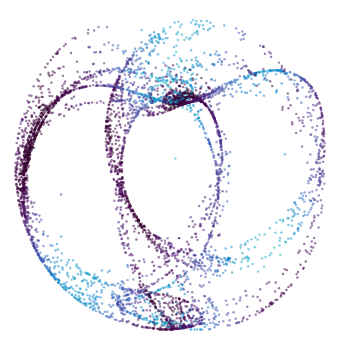

Vega-Lite specification stored for this chart:
### Vega-Lite specification from a JSON file in a GitHub repository (floating-point values rounded to 4 significant figures; data arrays with more than 128 entries replaced by an {"elided": "..."} marker saying what was removed)
{"background": null, "config": {"arc": {"fill": "#DBDBDB", "fillOpacity": 1.0, "innerRadius": 40.0, "padAngle": 0.03, "stroke": "black", "strokeOpacity": 1, "strokeWidth": 0.25}, "area": {"fill": "#DBDBDB", "fillOpacity": 1.0, "stroke": "black", "strokeOpacity": 1, "strokeWidth": 0.25}, "axis": {"domain": true, "domainCap": "round", "domainColor": "black", "domainWidth": 0.25, "grid": false, "gridCap": "round", "gridColor": "#F1F1F1", "gridDash": [0, 0], "gridOpacity": 1.0, "gridWidth": 0.25, "labelColor": "black", "labelFont": "Helvetica Neue", "labelFontSize": 7, "labelFontStyle": "normal", "labelFontWeight": 400, "offset": 4.5, "ticks": true, "tickCap": "round", "tickColor": "black", "tickRound": false, "tickSize": 3, "tickWidth": 0.25, "titleColor": "black", "titleFont": "Helvetica Neue", "titleFontSize": 7, "titleFontStyle": "normal", "titleFontWeight": 400}, "axisX": {"domain": true, "labelAlign": "center", "labelAngle": 0, "labels": true, "ticks": true, "translate": 0}, "axisY": {"domain": true, "labelAlign": "right", "labelAngle": 0, "labels": true, "ticks": true, "translate": 0}, "axisRight": {"domain": true, "labelAlign": "left", "labelAngle": 0, "labels": true, "ticks": true, "translate": 0}, "axisTop": {"domain": true, "labelAlign": "center", "labelAngle": 0, "labels": true, "ticks": true, "translate": 0}, "axisBand": {"tickOffset": 0}, "bar": {"fill": "#DBDBDB", "fillOpacity": 1.0, "stroke": "black", "strokeOpacity": 1, "strokeWidth": 0.25}, "boxplot": {"size": 14.4, "ticks": {"cornerRadius": 0.25, "fill": "black", "opacity": 1, "size": 7.2, "thickness": 0.25}, "box": {"fillOpacity": 1.0, "stroke": "black", "strokeOpacity": 1, "strokeWidth": 0.25}, "median": {"cornerRadius": 0, "fill": "black", "fillOpacity": 1.0, "opacity": 1, "size": 14.4, "thickness": 0.25}, "rule": {"fill": "black", "fillOpacity": 1.0, "size": 16.0, "stroke": "black", "strokeDash": [0, 0], "strokeOpacity": 1, "strokeWidth": 0.25}, "outliers": {"color": "black", "fill": "black", "fillOpacity": 1.0, "size": 0, "stroke": "black", "strokeOpacity": 1, "strokeWidth": 0.25}}, "circle": {"fill": "black", "fillOpacity": 1.0, "size": 0.8, "stroke": null, "strokeOpacity": 1, "strokeWidth": 0.25}, "errorband": {"band": {"fillOpacity": 0.6, "stroke": null, "strokeWidth": 0.25, "strokeOpacity": 1}, "borders": {"opacity": 0, "strokeOpacity": 0.25, "strokeWidth": 1}}, "errorbar": {"opacity": 1, "rule": {"strokeDash": [0, 0], "strokeWidth": 0.25}, "ticks": {"color": "black", "cornerRadius": 0.125, "opacity": 1, "size": 9.6, "thickness": 0.25}, "thickness": 0.25}, "font": "Helvetica Neue", "geoshape": {"fill": "#DBDBDB", "fillOpacity": 1.0, "stroke": "black", "strokeOpacity": 1, "strokeWidth": 0.25}, "header": {"labelColor": "black", "labelFont": "Helvetica Neue", "labelFontSize": 7, "labelFontStyle": "normal", "labelFontWeight": 400, "titleColor": "black", "titleFont": "Helvetica Neue", "titleFontSize": 7, "titleFontStyle": "normal", "titleFontWeight": 400, "titlePadding": 0}, "legend": {"disable": false, "offset": 4.5, "titlePadding": 4, "labelOffset": 2, "gradientLabelOffset": 2, "gradientLength": 80.0, "gradientThickness": 8.0, "gradientOpacity": 1.0, "gradientStrokeColor": "black", "gradientStrokeWidth": 0.25, "labelColor": "black", "labelFont": "Helvetica Neue", "labelFontSize": 7, "labelFontStyle": "normal", "labelFontWeight": 400, "strokeColor": "black", "strokeWidth": 0, "symbolSize": 42, "symbolStrokeColor": "black", "symbolStrokeWidth": 0.25, "titleColor": "black", "titleFont": "Helvetica Neue", "titleFontSize": 7, "titleFontStyle": "normal", "titleFontWeight": 400}, "line": {"color": "black", "stroke": "black", "strokeCap": "round", "strokeDash": [0, 0], "strokeOpacity": 1, "strokeWidth": 0.375}, "point": {"filled": true, "fill": "#DBDBDB", "fillOpacity": 1.0, "size": 8.0, "stroke": "black", "strokeOpacity": 1, "strokeWidth": 0.25}, "range": {"category": ["#C6D9F1", "#F1C9CB", "#FEF0B9", "#CEE37A", "#7AA8E0", "#E589A3", "#FDDD5D", "#68B961", "#4177B1", "#C35082", "#E5C227", "#438156"], "diverging": {"scheme": ["#C35082", "#CE6D94", "#D989A7", "#E2A4BA", "#EABFCE", "#F1DBE2", "#F6F6F6", "#D7E0EB", "#B9CBE0", "#9BB6D5", "#7DA1C9", "#5F8CBD", "#4177B1"]}, "heatmap": {"scheme": ["#32022B", "#43044D", "#4C196E", "#4D338C", "#484DA6", "#3A68BB", "#1D83CA", "#1D9CCB", "#23B5C9", "#28CDC5", "#4DE0B4", "#91EE9F"]}, "ordinal": {"scheme": ["#F1F1F1", "#DBDBDB", "#C6C6C6", "#B2B2B2", "#9D9D9D", "#898989", "#767676", "#636363", "#515151", "#404040", "#2F2F2F", "#1F1F1F"]}, "ramp": {"scheme": ["#32022B", "#43044D", "#4C196E", "#4D338C", "#484DA6", "#3A68BB", "#1D83CA", "#1D9CCB", "#23B5C9", "#28CDC5", "#4DE0B4", "#91EE9F"]}}, "rule": {"color": "black", "stroke": "black", "strokeCap": "round", "strokeDash": [2, 2], "strokeOpacity": 1, "strokeWidth": 0.25}, "scale": {"bandPaddingInner": 0.1, "bandPaddingOuter": 0.1, "round": false}, "rect": {"fill": "#DBDBDB", "fillOpacity": 1.0, "stroke": "black", "strokeOpacity": 1, "strokeWidth": 0.25}, "square": {"fill": "#DBDBDB", "fillOpacity": 1.0, "size": 16.0, "stroke": "black", "strokeOpacity": 1, "strokeWidth": 0.25}, "text": {"color": "black", "font": "Helvetica Neue", "fontSize": 7, "fontStyle": "normal", "fontWeight": 400}, "tick": {"color": "black", "cornerRadius": 0.125, "opacity": 1.0, "size": 14.4, "thickness": 0.25}, "title": {"anchor": "middle", "frame": "group", "color": "black", "font": "Helvetica Neue", "fontSize": 7, "fontStyle": "normal", "fontWeight": 400, "subtitleColor": "black", "subtitleFont": "Helvetica Neue", "subtitleFontSize": "Helvetica Neue", "subtitleFontStyle": "normal", "subtitleFontWeight": 400}, "trail": {"color": "black", "opacity": 1, "size": 0.375}, "view": {"continuousWidth": 160, "continuousHeight": 160, "discreteWidth": 160, "discreteHeight": 160, "fill": null, "stroke": null, "strokeWidth": 0.25}}, "data": {"name": "data-44b1e97552df226df318dbc6550839f0"}, "mark": {"type": "circle", "opacity": 0.55, "size": 1.5}, "encoding": {"color": {"field": "speed", "legend": null, "title": null, "type": "quantitative"}, "x": {"axis": null, "field": "x", "type": "quantitative"}, "y": {"axis": null, "field": "y", "type": "quantitative"}}, "view": {"stroke": null}, "$schema": "https://vega.github.io/schema/vega-lite/v6.4.1.json", "datasets": {"data-44b1e97552df226df318dbc6550839f0": {"elided": "5000 records"}}}
